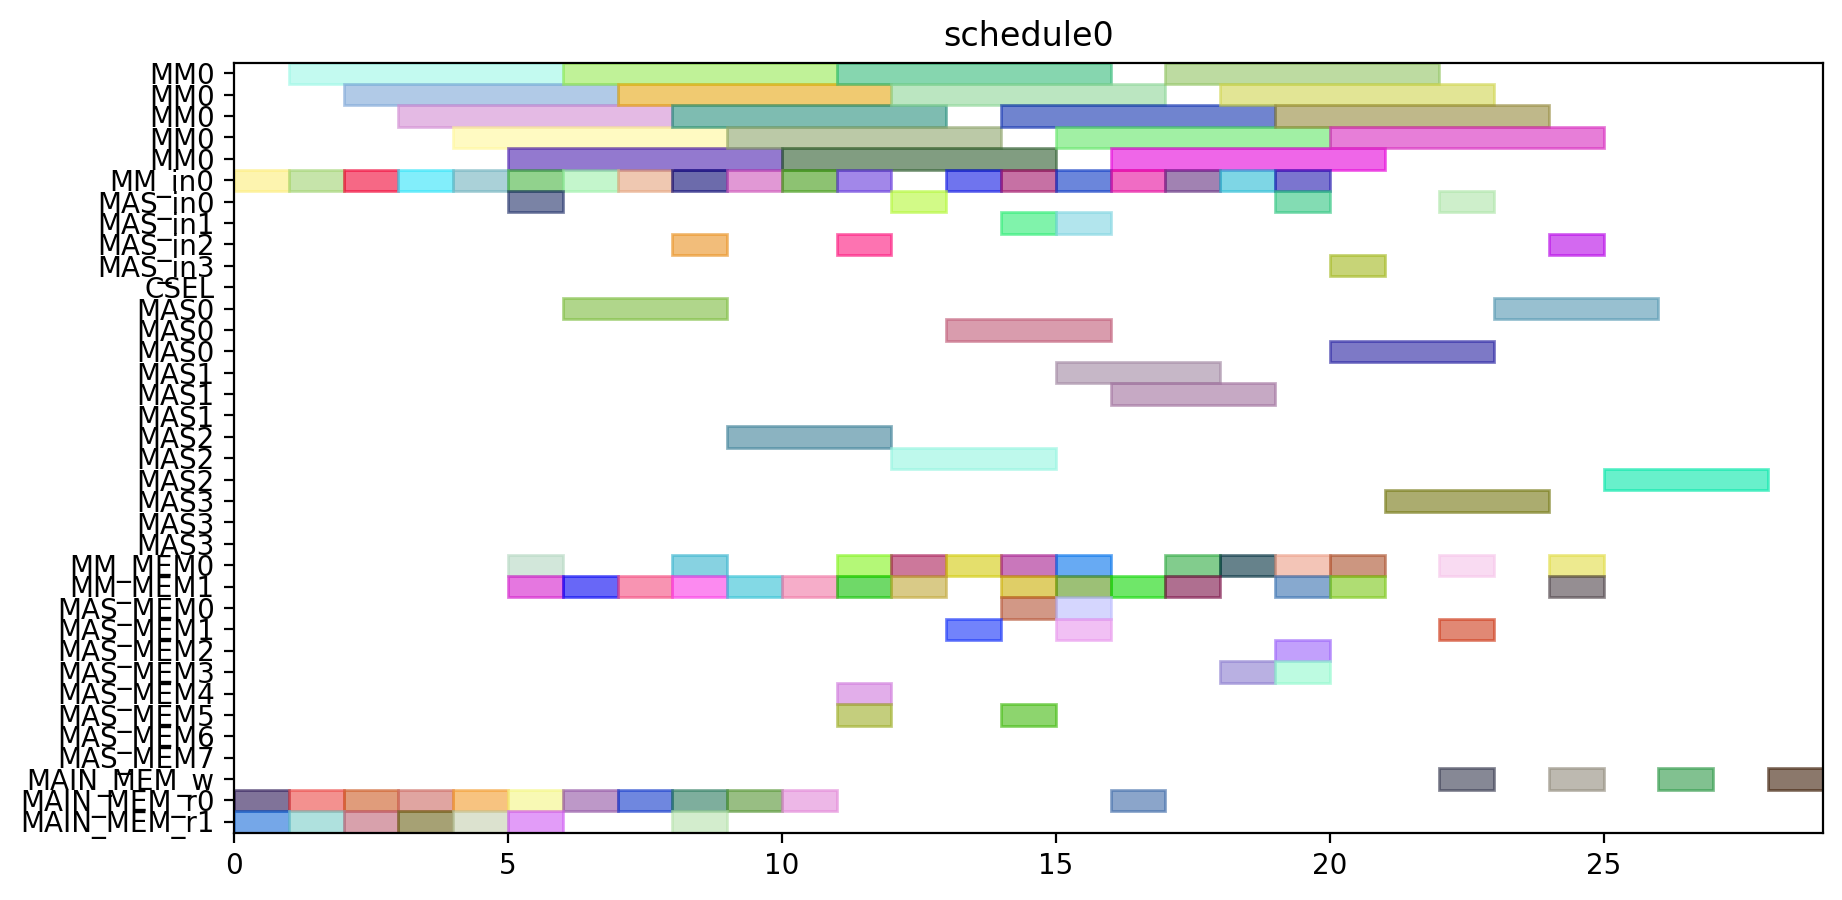

Here is the Python script that generated this plot:
from pyschedule import Scenario, solvers, plotters, alt


def solve():
	horizon = 120
	S = Scenario("schedule0", horizon=horizon)

	# resource
	MM = S.Resources('MM', num=1, size=5)
	MM_in = S.Resources('MM_in', num=1)
	MAS_in = S.Resources('MAS_in', num=4)
	CSEL = S.Resource('CSEL')
	MAS = S.Resources('MAS', num=4, size=3, periods=range(1, horizon))
	MM_MEM = S.Resources('MM_MEM', num=2)
	MAS_MEM = S.Resources('MAS_MEM', num=8)
	MAIN_MEM_w = S.Resource('MAIN_MEM_w', size=1)
	MAIN_MEM_r = S.Resources('MAIN_MEM_r', num=2)

	# result of previous scheduling

	# new tasks
	T1 = S.Task('T1', length=5, delay_cost=1)
	T1 += alt(MM)
	T1_in = S.Task('T1_in', length=1, delay_cost=1)
	T1_in += alt(MM_in)
	S += T1_in*MM_in[0]<=T1*MM[0]
	T1_mem0 = S.Task('T1_mem0', length=1, delay_cost=1)
	T1_mem0 += MAIN_MEM_r[0]
	S += T1_mem0 <= T1

	T1_mem1 = S.Task('T1_mem1', length=1, delay_cost=1)
	T1_mem1 += MAIN_MEM_r[1]
	S += T1_mem1 <= T1

	T2 = S.Task('T2', length=5, delay_cost=1)
	T2 += alt(MM)
	T2_in = S.Task('T2_in', length=1, delay_cost=1)
	T2_in += alt(MM_in)
	S += T2_in*MM_in[0]<=T2*MM[0]
	T2_mem0 = S.Task('T2_mem0', length=1, delay_cost=1)
	T2_mem0 += MAIN_MEM_r[0]
	S += T2_mem0 <= T2

	T2_mem1 = S.Task('T2_mem1', length=1, delay_cost=1)
	T2_mem1 += MAIN_MEM_r[1]
	S += T2_mem1 <= T2

	T3 = S.Task('T3', length=5, delay_cost=1)
	T3 += alt(MM)
	T3_in = S.Task('T3_in', length=1, delay_cost=1)
	T3_in += alt(MM_in)
	S += T3_in*MM_in[0]<=T3*MM[0]
	T3_mem0 = S.Task('T3_mem0', length=1, delay_cost=1)
	T3_mem0 += MAIN_MEM_r[0]
	S += T3_mem0 <= T3

	T3_mem1 = S.Task('T3_mem1', length=1, delay_cost=1)
	T3_mem1 += MAIN_MEM_r[1]
	S += T3_mem1 <= T3

	T4 = S.Task('T4', length=5, delay_cost=1)
	T4 += alt(MM)
	T4_in = S.Task('T4_in', length=1, delay_cost=1)
	T4_in += alt(MM_in)
	S += T4_in*MM_in[0]<=T4*MM[0]
	T4_mem0 = S.Task('T4_mem0', length=1, delay_cost=1)
	T4_mem0 += MAIN_MEM_r[0]
	S += T4_mem0 <= T4

	T4_mem1 = S.Task('T4_mem1', length=1, delay_cost=1)
	T4_mem1 += MAIN_MEM_r[1]
	S += T4_mem1 <= T4

	T5 = S.Task('T5', length=5, delay_cost=1)
	T5 += alt(MM)
	T5_in = S.Task('T5_in', length=1, delay_cost=1)
	T5_in += alt(MM_in)
	S += T5_in*MM_in[0]<=T5*MM[0]
	T5_mem0 = S.Task('T5_mem0', length=1, delay_cost=1)
	T5_mem0 += MAIN_MEM_r[0]
	S += T5_mem0 <= T5

	T5_mem1 = S.Task('T5_mem1', length=1, delay_cost=1)
	T5_mem1 += MAIN_MEM_r[1]
	S += T5_mem1 <= T5

	T6 = S.Task('T6', length=5, delay_cost=1)
	T6 += alt(MM)
	T6_in = S.Task('T6_in', length=1, delay_cost=1)
	T6_in += alt(MM_in)
	S += T6_in*MM_in[0]<=T6*MM[0]
	T6_mem0 = S.Task('T6_mem0', length=1, delay_cost=1)
	T6_mem0 += MAIN_MEM_r[0]
	S += T6_mem0 <= T6

	T6_mem1 = S.Task('T6_mem1', length=1, delay_cost=1)
	T6_mem1 += MAIN_MEM_r[1]
	S += T6_mem1 <= T6

	T7 = S.Task('T7', length=5, delay_cost=1)
	T7 += alt(MM)
	T7_in = S.Task('T7_in', length=1, delay_cost=1)
	T7_in += alt(MM_in)
	S += T7_in*MM_in[0]<=T7*MM[0]
	T7_mem0 = S.Task('T7_mem0', length=1, delay_cost=1)
	T7_mem0 += MAIN_MEM_r[0]
	S += T7_mem0 <= T7

	T7_mem1 = S.Task('T7_mem1', length=1, delay_cost=1)
	T7_mem1 += MAIN_MEM_r[1]
	S += T7_mem1 <= T7

	T8 = S.Task('T8', length=5, delay_cost=1)
	T8 += alt(MM)
	T8_in = S.Task('T8_in', length=1, delay_cost=1)
	T8_in += alt(MM_in)
	S += T8_in*MM_in[0]<=T8*MM[0]
	T8_mem0 = S.Task('T8_mem0', length=1, delay_cost=1)
	T8_mem0 += MAIN_MEM_r[0]
	S += T8_mem0 <= T8

	T8_mem1 = S.Task('T8_mem1', length=1, delay_cost=1)
	T8_mem1 += alt(MM_MEM)
	S += (T1*MM[0])-1 < T8_mem1*MM_MEM[1]
	S += T8_mem1 <= T8

	T9 = S.Task('T9', length=5, delay_cost=1)
	T9 += alt(MM)
	T9_in = S.Task('T9_in', length=1, delay_cost=1)
	T9_in += alt(MM_in)
	S += T9_in*MM_in[0]<=T9*MM[0]
	T9_mem0 = S.Task('T9_mem0', length=1, delay_cost=1)
	T9_mem0 += MAIN_MEM_r[0]
	S += T9_mem0 <= T9

	T9_mem1 = S.Task('T9_mem1', length=1, delay_cost=1)
	T9_mem1 += alt(MM_MEM)
	S += (T1*MM[0])-1 < T9_mem1*MM_MEM[1]
	S += T9_mem1 <= T9

	T10 = S.Task('T10', length=5, delay_cost=1)
	T10 += alt(MM)
	T10_in = S.Task('T10_in', length=1, delay_cost=1)
	T10_in += alt(MM_in)
	S += T10_in*MM_in[0]<=T10*MM[0]
	T10_mem0 = S.Task('T10_mem0', length=1, delay_cost=1)
	T10_mem0 += MAIN_MEM_r[0]
	S += T10_mem0 <= T10

	T10_mem1 = S.Task('T10_mem1', length=1, delay_cost=1)
	T10_mem1 += alt(MM_MEM)
	S += (T3*MM[0])-1 < T10_mem1*MM_MEM[1]
	S += T10_mem1 <= T10

	T11 = S.Task('T11', length=5, delay_cost=1)
	T11 += alt(MM)
	T11_in = S.Task('T11_in', length=1, delay_cost=1)
	T11_in += alt(MM_in)
	S += T11_in*MM_in[0]<=T11*MM[0]
	T11_mem0 = S.Task('T11_mem0', length=1, delay_cost=1)
	T11_mem0 += MAIN_MEM_r[0]
	S += T11_mem0 <= T11

	T11_mem1 = S.Task('T11_mem1', length=1, delay_cost=1)
	T11_mem1 += alt(MM_MEM)
	S += (T3*MM[0])-1 < T11_mem1*MM_MEM[1]
	S += T11_mem1 <= T11

	T12 = S.Task('T12', length=3, delay_cost=1)
	T12 += alt(MAS)
	T12_in = S.Task('T12_in', length=1, delay_cost=1)
	T12_in += alt(MAS_in)
	S += T12_in*MAS_in[0]<=T12*MAS[0]

	S += T12_in*MAS_in[1]<=T12*MAS[1]

	S += T12_in*MAS_in[2]<=T12*MAS[2]

	S += T12_in*MAS_in[3]<=T12*MAS[3]

	T12_mem0 = S.Task('T12_mem0', length=1, delay_cost=1)
	T12_mem0 += alt(MM_MEM)
	S += (T4*MM[0])-1 < T12_mem0*MM_MEM[0]
	S += T12_mem0 <= T12

	T12_mem1 = S.Task('T12_mem1', length=1, delay_cost=1)
	T12_mem1 += alt(MM_MEM)
	S += (T2*MM[0])-1 < T12_mem1*MM_MEM[1]
	S += T12_mem1 <= T12

	T13 = S.Task('T13', length=3, delay_cost=1)
	T13 += alt(MAS)
	T13_in = S.Task('T13_in', length=1, delay_cost=1)
	T13_in += alt(MAS_in)
	S += T13_in*MAS_in[0]<=T13*MAS[0]

	S += T13_in*MAS_in[1]<=T13*MAS[1]

	S += T13_in*MAS_in[2]<=T13*MAS[2]

	S += T13_in*MAS_in[3]<=T13*MAS[3]

	T13_mem0 = S.Task('T13_mem0', length=1, delay_cost=1)
	T13_mem0 += alt(MM_MEM)
	S += (T4*MM[0])-1 < T13_mem0*MM_MEM[0]
	S += T13_mem0 <= T13

	T13_mem1 = S.Task('T13_mem1', length=1, delay_cost=1)
	T13_mem1 += alt(MM_MEM)
	S += (T2*MM[0])-1 < T13_mem1*MM_MEM[1]
	S += T13_mem1 <= T13

	T15 = S.Task('T15', length=3, delay_cost=1)
	T15 += alt(MAS)
	T15_in = S.Task('T15_in', length=1, delay_cost=1)
	T15_in += alt(MAS_in)
	S += T15_in*MAS_in[0]<=T15*MAS[0]

	S += T15_in*MAS_in[1]<=T15*MAS[1]

	S += T15_in*MAS_in[2]<=T15*MAS[2]

	S += T15_in*MAS_in[3]<=T15*MAS[3]

	T15_mem0 = S.Task('T15_mem0', length=1, delay_cost=1)
	T15_mem0 += alt(MM_MEM)
	S += (T7*MM[0])-1 < T15_mem0*MM_MEM[0]
	S += T15_mem0 <= T15

	T15_mem1 = S.Task('T15_mem1', length=1, delay_cost=1)
	T15_mem1 += alt(MM_MEM)
	S += (T7*MM[0])-1 < T15_mem1*MM_MEM[1]
	S += T15_mem1 <= T15

	T14 = S.Task('T14', length=5, delay_cost=1)
	T14 += alt(MM)
	T14_in = S.Task('T14_in', length=1, delay_cost=1)
	T14_in += alt(MM_in)
	S += T14_in*MM_in[0]<=T14*MM[0]
	T14_mem0 = S.Task('T14_mem0', length=1, delay_cost=1)
	T14_mem0 += alt(MAS_MEM)
	S += (T13*MAS[0])-1 < T14_mem0*MAS_MEM[0]
	S += (T13*MAS[1])-1 < T14_mem0*MAS_MEM[2]
	S += (T13*MAS[2])-1 < T14_mem0*MAS_MEM[4]
	S += (T13*MAS[3])-1 < T14_mem0*MAS_MEM[6]
	S += T14_mem0 <= T14

	T14_mem1 = S.Task('T14_mem1', length=1, delay_cost=1)
	T14_mem1 += alt(MAS_MEM)
	S += (T13*MAS[0])-1 < T14_mem1*MAS_MEM[1]
	S += (T13*MAS[1])-1 < T14_mem1*MAS_MEM[3]
	S += (T13*MAS[2])-1 < T14_mem1*MAS_MEM[5]
	S += (T13*MAS[3])-1 < T14_mem1*MAS_MEM[7]
	S += T14_mem1 <= T14

	T16 = S.Task('T16', length=5, delay_cost=1)
	T16 += alt(MM)
	T16_in = S.Task('T16_in', length=1, delay_cost=1)
	T16_in += alt(MM_in)
	S += T16_in*MM_in[0]<=T16*MM[0]
	T16_mem0 = S.Task('T16_mem0', length=1, delay_cost=1)
	T16_mem0 += alt(MM_MEM)
	S += (T1*MM[0])-1 < T16_mem0*MM_MEM[0]
	S += T16_mem0 <= T16

	T16_mem1 = S.Task('T16_mem1', length=1, delay_cost=1)
	T16_mem1 += alt(MM_MEM)
	S += (T8*MM[0])-1 < T16_mem1*MM_MEM[1]
	S += T16_mem1 <= T16

	T17 = S.Task('T17', length=5, delay_cost=1)
	T17 += alt(MM)
	T17_in = S.Task('T17_in', length=1, delay_cost=1)
	T17_in += alt(MM_in)
	S += T17_in*MM_in[0]<=T17*MM[0]
	T17_mem0 = S.Task('T17_mem0', length=1, delay_cost=1)
	T17_mem0 += alt(MM_MEM)
	S += (T8*MM[0])-1 < T17_mem0*MM_MEM[0]
	S += T17_mem0 <= T17

	T17_mem1 = S.Task('T17_mem1', length=1, delay_cost=1)
	T17_mem1 += alt(MAS_MEM)
	S += (T15*MAS[0])-1 < T17_mem1*MAS_MEM[1]
	S += (T15*MAS[1])-1 < T17_mem1*MAS_MEM[3]
	S += (T15*MAS[2])-1 < T17_mem1*MAS_MEM[5]
	S += (T15*MAS[3])-1 < T17_mem1*MAS_MEM[7]
	S += T17_mem1 <= T17

	T18 = S.Task('T18', length=3, delay_cost=1)
	T18 += alt(MAS)
	T18_in = S.Task('T18_in', length=1, delay_cost=1)
	T18_in += alt(MAS_in)
	S += T18_in*MAS_in[0]<=T18*MAS[0]

	S += T18_in*MAS_in[1]<=T18*MAS[1]

	S += T18_in*MAS_in[2]<=T18*MAS[2]

	S += T18_in*MAS_in[3]<=T18*MAS[3]

	T18_mem0 = S.Task('T18_mem0', length=1, delay_cost=1)
	T18_mem0 += alt(MM_MEM)
	S += (T5*MM[0])-1 < T18_mem0*MM_MEM[0]
	S += T18_mem0 <= T18

	T18_mem1 = S.Task('T18_mem1', length=1, delay_cost=1)
	T18_mem1 += alt(MM_MEM)
	S += (T9*MM[0])-1 < T18_mem1*MM_MEM[1]
	S += T18_mem1 <= T18

	T19 = S.Task('T19', length=3, delay_cost=1)
	T19 += alt(MAS)
	T19_in = S.Task('T19_in', length=1, delay_cost=1)
	T19_in += alt(MAS_in)
	S += T19_in*MAS_in[0]<=T19*MAS[0]

	S += T19_in*MAS_in[1]<=T19*MAS[1]

	S += T19_in*MAS_in[2]<=T19*MAS[2]

	S += T19_in*MAS_in[3]<=T19*MAS[3]

	T19_mem0 = S.Task('T19_mem0', length=1, delay_cost=1)
	T19_mem0 += alt(MM_MEM)
	S += (T5*MM[0])-1 < T19_mem0*MM_MEM[0]
	S += T19_mem0 <= T19

	T19_mem1 = S.Task('T19_mem1', length=1, delay_cost=1)
	T19_mem1 += alt(MM_MEM)
	S += (T9*MM[0])-1 < T19_mem1*MM_MEM[1]
	S += T19_mem1 <= T19

	T21 = S.Task('T21', length=3, delay_cost=1)
	T21 += alt(MAS)
	T21_in = S.Task('T21_in', length=1, delay_cost=1)
	T21_in += alt(MAS_in)
	S += T21_in*MAS_in[0]<=T21*MAS[0]

	S += T21_in*MAS_in[1]<=T21*MAS[1]

	S += T21_in*MAS_in[2]<=T21*MAS[2]

	S += T21_in*MAS_in[3]<=T21*MAS[3]

	T21_mem0 = S.Task('T21_mem0', length=1, delay_cost=1)
	T21_mem0 += alt(MM_MEM)
	S += (T6*MM[0])-1 < T21_mem0*MM_MEM[0]
	S += T21_mem0 <= T21

	T21_mem1 = S.Task('T21_mem1', length=1, delay_cost=1)
	T21_mem1 += alt(MM_MEM)
	S += (T10*MM[0])-1 < T21_mem1*MM_MEM[1]
	S += T21_mem1 <= T21

	T24 = S.Task('T24', length=5, delay_cost=1)
	T24 += alt(MM)
	T24_in = S.Task('T24_in', length=1, delay_cost=1)
	T24_in += alt(MM_in)
	S += T24_in*MM_in[0]<=T24*MM[0]
	T24_mem0 = S.Task('T24_mem0', length=1, delay_cost=1)
	T24_mem0 += alt(MM_MEM)
	S += (T11*MM[0])-1 < T24_mem0*MM_MEM[0]
	S += T24_mem0 <= T24

	T24_mem1 = S.Task('T24_mem1', length=1, delay_cost=1)
	T24_mem1 += alt(MAS_MEM)
	S += (T12*MAS[0])-1 < T24_mem1*MAS_MEM[1]
	S += (T12*MAS[1])-1 < T24_mem1*MAS_MEM[3]
	S += (T12*MAS[2])-1 < T24_mem1*MAS_MEM[5]
	S += (T12*MAS[3])-1 < T24_mem1*MAS_MEM[7]
	S += T24_mem1 <= T24

	T20 = S.Task('T20', length=5, delay_cost=1)
	T20 += alt(MM)
	T20_in = S.Task('T20_in', length=1, delay_cost=1)
	T20_in += alt(MM_in)
	S += T20_in*MM_in[0]<=T20*MM[0]
	T20_mem0 = S.Task('T20_mem0', length=1, delay_cost=1)
	T20_mem0 += alt(MAS_MEM)
	S += (T15*MAS[0])-1 < T20_mem0*MAS_MEM[0]
	S += (T15*MAS[1])-1 < T20_mem0*MAS_MEM[2]
	S += (T15*MAS[2])-1 < T20_mem0*MAS_MEM[4]
	S += (T15*MAS[3])-1 < T20_mem0*MAS_MEM[6]
	S += T20_mem0 <= T20

	T20_mem1 = S.Task('T20_mem1', length=1, delay_cost=1)
	T20_mem1 += alt(MAS_MEM)
	S += (T18*MAS[0])-1 < T20_mem1*MAS_MEM[1]
	S += (T18*MAS[1])-1 < T20_mem1*MAS_MEM[3]
	S += (T18*MAS[2])-1 < T20_mem1*MAS_MEM[5]
	S += (T18*MAS[3])-1 < T20_mem1*MAS_MEM[7]
	S += T20_mem1 <= T20

	T22 = S.Task('T22', length=5, delay_cost=1)
	T22 += alt(MM)
	T22_in = S.Task('T22_in', length=1, delay_cost=1)
	T22_in += alt(MM_in)
	S += T22_in*MM_in[0]<=T22*MM[0]
	T22_mem0 = S.Task('T22_mem0', length=1, delay_cost=1)
	T22_mem0 += alt(MAS_MEM)
	S += (T21*MAS[0])-1 < T22_mem0*MAS_MEM[0]
	S += (T21*MAS[1])-1 < T22_mem0*MAS_MEM[2]
	S += (T21*MAS[2])-1 < T22_mem0*MAS_MEM[4]
	S += (T21*MAS[3])-1 < T22_mem0*MAS_MEM[6]
	S += T22_mem0 <= T22

	T22_mem1 = S.Task('T22_mem1', length=1, delay_cost=1)
	T22_mem1 += alt(MAS_MEM)
	S += (T21*MAS[0])-1 < T22_mem1*MAS_MEM[1]
	S += (T21*MAS[1])-1 < T22_mem1*MAS_MEM[3]
	S += (T21*MAS[2])-1 < T22_mem1*MAS_MEM[5]
	S += (T21*MAS[3])-1 < T22_mem1*MAS_MEM[7]
	S += T22_mem1 <= T22

	T23 = S.Task('T23', length=5, delay_cost=1)
	T23 += alt(MM)
	T23_in = S.Task('T23_in', length=1, delay_cost=1)
	T23_in += alt(MM_in)
	S += T23_in*MM_in[0]<=T23*MM[0]
	T23_mem0 = S.Task('T23_mem0', length=1, delay_cost=1)
	T23_mem0 += alt(MAS_MEM)
	S += (T19*MAS[0])-1 < T23_mem0*MAS_MEM[0]
	S += (T19*MAS[1])-1 < T23_mem0*MAS_MEM[2]
	S += (T19*MAS[2])-1 < T23_mem0*MAS_MEM[4]
	S += (T19*MAS[3])-1 < T23_mem0*MAS_MEM[6]
	S += T23_mem0 <= T23

	T23_mem1 = S.Task('T23_mem1', length=1, delay_cost=1)
	T23_mem1 += alt(MAS_MEM)
	S += (T19*MAS[0])-1 < T23_mem1*MAS_MEM[1]
	S += (T19*MAS[1])-1 < T23_mem1*MAS_MEM[3]
	S += (T19*MAS[2])-1 < T23_mem1*MAS_MEM[5]
	S += (T19*MAS[3])-1 < T23_mem1*MAS_MEM[7]
	S += T23_mem1 <= T23

	Z2_new = S.Task('Z2_new', length=5, delay_cost=1)
	Z2_new += alt(MM)
	Z2_new_in = S.Task('Z2_new_in', length=1, delay_cost=1)
	Z2_new_in += alt(MM_in)
	S += Z2_new_in*MM_in[0]<=Z2_new*MM[0]
	S += 0<Z2_new

	Z2_new_w = S.Task('Z2_new_w', length=1, delay_cost=1)
	Z2_new_w += alt(MAIN_MEM_w)
	S += Z2_new <= Z2_new_w

	Z2_new_mem0 = S.Task('Z2_new_mem0', length=1, delay_cost=1)
	Z2_new_mem0 += MAIN_MEM_r[0]
	S += Z2_new_mem0 <= Z2_new

	Z2_new_mem1 = S.Task('Z2_new_mem1', length=1, delay_cost=1)
	Z2_new_mem1 += alt(MM_MEM)
	S += (T14*MM[0])-1 < Z2_new_mem1*MM_MEM[1]
	S += Z2_new_mem1 <= Z2_new

	T25 = S.Task('T25', length=3, delay_cost=1)
	T25 += alt(MAS)
	T25_in = S.Task('T25_in', length=1, delay_cost=1)
	T25_in += alt(MAS_in)
	S += T25_in*MAS_in[0]<=T25*MAS[0]

	S += T25_in*MAS_in[1]<=T25*MAS[1]

	S += T25_in*MAS_in[2]<=T25*MAS[2]

	S += T25_in*MAS_in[3]<=T25*MAS[3]

	T25_mem0 = S.Task('T25_mem0', length=1, delay_cost=1)
	T25_mem0 += alt(MM_MEM)
	S += (T20*MM[0])-1 < T25_mem0*MM_MEM[0]
	S += T25_mem0 <= T25

	T25_mem1 = S.Task('T25_mem1', length=1, delay_cost=1)
	T25_mem1 += alt(MM_MEM)
	S += (T20*MM[0])-1 < T25_mem1*MM_MEM[1]
	S += T25_mem1 <= T25

	X2_new = S.Task('X2_new', length=3, delay_cost=1)
	X2_new += alt(MAS)
	X2_new_in = S.Task('X2_new_in', length=1, delay_cost=1)
	X2_new_in += alt(MAS_in)
	S += X2_new_in*MAS_in[0]<=X2_new*MAS[0]

	S += X2_new_in*MAS_in[1]<=X2_new*MAS[1]

	S += X2_new_in*MAS_in[2]<=X2_new*MAS[2]

	S += X2_new_in*MAS_in[3]<=X2_new*MAS[3]

	S += 0<X2_new

	X2_new_w = S.Task('X2_new_w', length=1, delay_cost=1)
	X2_new_w += alt(MAIN_MEM_w)
	S += X2_new <= X2_new_w

	X2_new_mem0 = S.Task('X2_new_mem0', length=1, delay_cost=1)
	X2_new_mem0 += alt(MM_MEM)
	S += (T22*MM[0])-1 < X2_new_mem0*MM_MEM[0]
	S += X2_new_mem0 <= X2_new

	X2_new_mem1 = S.Task('X2_new_mem1', length=1, delay_cost=1)
	X2_new_mem1 += alt(MM_MEM)
	S += (T24*MM[0])-1 < X2_new_mem1*MM_MEM[1]
	S += X2_new_mem1 <= X2_new

	X1_new = S.Task('X1_new', length=3, delay_cost=1)
	X1_new += alt(MAS)
	X1_new_in = S.Task('X1_new_in', length=1, delay_cost=1)
	X1_new_in += alt(MAS_in)
	S += X1_new_in*MAS_in[0]<=X1_new*MAS[0]

	S += X1_new_in*MAS_in[1]<=X1_new*MAS[1]

	S += X1_new_in*MAS_in[2]<=X1_new*MAS[2]

	S += X1_new_in*MAS_in[3]<=X1_new*MAS[3]

	S += 0<X1_new

	X1_new_w = S.Task('X1_new_w', length=1, delay_cost=1)
	X1_new_w += alt(MAIN_MEM_w)
	S += X1_new <= X1_new_w

	X1_new_mem0 = S.Task('X1_new_mem0', length=1, delay_cost=1)
	X1_new_mem0 += alt(MM_MEM)
	S += (T23*MM[0])-1 < X1_new_mem0*MM_MEM[0]
	S += X1_new_mem0 <= X1_new

	X1_new_mem1 = S.Task('X1_new_mem1', length=1, delay_cost=1)
	X1_new_mem1 += alt(MM_MEM)
	S += (T17*MM[0])-1 < X1_new_mem1*MM_MEM[1]
	S += X1_new_mem1 <= X1_new

	Z1_new = S.Task('Z1_new', length=3, delay_cost=1)
	Z1_new += alt(MAS)
	Z1_new_in = S.Task('Z1_new_in', length=1, delay_cost=1)
	Z1_new_in += alt(MAS_in)
	S += Z1_new_in*MAS_in[0]<=Z1_new*MAS[0]

	S += Z1_new_in*MAS_in[1]<=Z1_new*MAS[1]

	S += Z1_new_in*MAS_in[2]<=Z1_new*MAS[2]

	S += Z1_new_in*MAS_in[3]<=Z1_new*MAS[3]

	S += 0<Z1_new

	Z1_new_w = S.Task('Z1_new_w', length=1, delay_cost=1)
	Z1_new_w += alt(MAIN_MEM_w)
	S += Z1_new <= Z1_new_w

	Z1_new_mem0 = S.Task('Z1_new_mem0', length=1, delay_cost=1)
	Z1_new_mem0 += alt(MM_MEM)
	S += (T16*MM[0])-1 < Z1_new_mem0*MM_MEM[0]
	S += Z1_new_mem0 <= Z1_new

	Z1_new_mem1 = S.Task('Z1_new_mem1', length=1, delay_cost=1)
	Z1_new_mem1 += alt(MAS_MEM)
	S += (T25*MAS[0])-1 < Z1_new_mem1*MAS_MEM[1]
	S += (T25*MAS[1])-1 < Z1_new_mem1*MAS_MEM[3]
	S += (T25*MAS[2])-1 < Z1_new_mem1*MAS_MEM[5]
	S += (T25*MAS[3])-1 < Z1_new_mem1*MAS_MEM[7]
	S += Z1_new_mem1 <= Z1_new

	solvers.mip.solve(S,msg=1,kind='CPLEX',ratio_gap=1.01)

	solution = [['hoge']*len(S.solution()[1]) for i in range(len(S.solution()))]
	for i in range(len(S.solution())):
		for j in range(len(S.solution()[i])):
			solution[i][j]=str(S.solution()[i][j])
	print(solution)

	cycles = int(solution[-1][3])

	pic_file_name = "/home/mfukuda/ABE/multiRAM_multiMAS_16mux/scheduling_result/stage5MM1_stage3MAS4/EP_LADDERMUL/schedule0.png"
	if(S.solution() != []):
		plotters.matplotlib.plot(S,img_filename=pic_file_name, show_task_labels=False, fig_size=(cycles*0.25+3, 5))

	return solution
